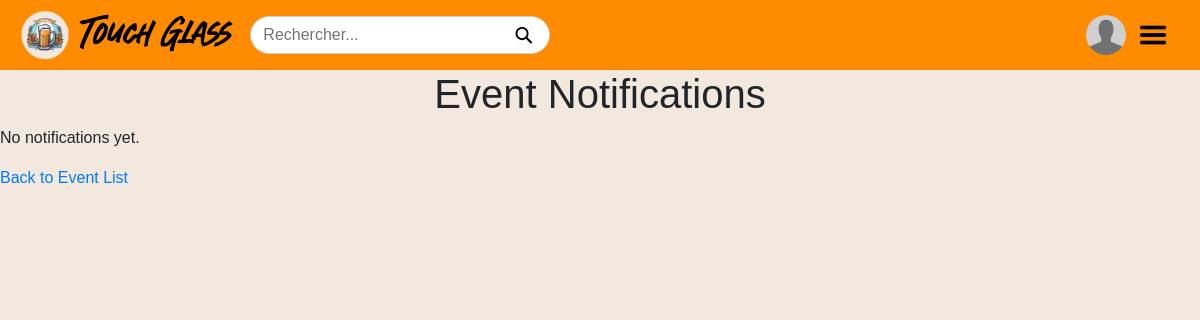
/notifications, run on an earlier commit of the app's database.
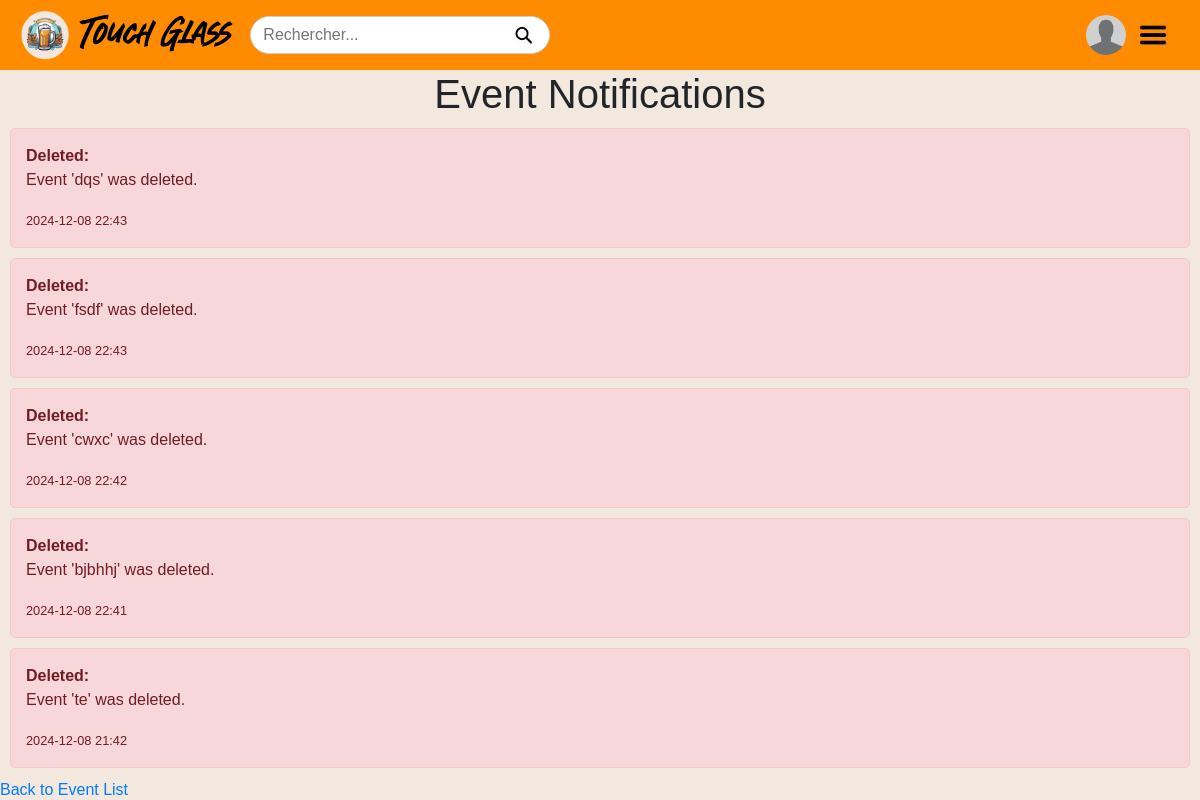
And on a later commit of the database.
### app/models/notification.py (models this page shows)
class Notification(db.Model):
    id = db.Column(db.Integer, primary_key=True)
    action = db.Column(
        db.String(50), nullable=False
    )  # Action (Created, Updated, Deleted)
    message = db.Column(db.Text, nullable=False)  # Details about the event change
    timestamp = db.Column(db.DateTime, default=datetime.now)  # Timestamp of the change
    event_id = db.Column(
        db.Integer, db.ForeignKey("event.event_id"), nullable=True
    )  # Link to the event
    event = db.relationship("Event", backref=db.backref("notifications", lazy=True))

### app/views.py (the view)
@register_views.route("/notifications")
def notifications():
    notifications = Notification.query.order_by(Notification.timestamp.desc()).all()
    return render_template("notifications.html", notifications=notifications)

### app/templates/notifications.html (shortened to what this page needs)
<!doctype html>
<html lang="en">
  <head>
  </head>
  <body>
    {% include "header.html" %}
    <h1>Event Notifications</h1>
    <div>
      {% if notifications %} {% for notification in notifications %}
      <div
        class="notification {% if notification.action == 'Created' %}success{% elif notification.action == 'Deleted' %}danger{% else %}info{% endif %}"
      >
        <strong>{{ notification.action }}:</strong>
        <p>{{ notification.message }}</p>
        <small>{{ notification.timestamp.strftime('%Y-%m-%d %H:%M') }}</small>
      </div>
      {% endfor %} {% else %}
      <p>No notifications yet.</p>
      {% endif %}
    </div>
    <a href="{{ url_for('views.event_calendar') }}">Back to Event List</a>
  </body>
</html>

What changed in the data, as far as the page shows it:
added Notification: action "Deleted", message "Event 'dqs' was deleted.", timestamp "2024-12-08 22:43"
added Notification: action "Deleted", message "Event 'fsdf' was deleted.", timestamp "2024-12-08 22:43"
added Notification: action "Deleted", message "Event 'cwxc' was deleted.", timestamp "2024-12-08 22:42"
added Notification: action "Deleted", message "Event 'bjbhhj' was deleted.", timestamp "2024-12-08 22:41"
added Notification: action "Deleted", message "Event 'te' was deleted.", timestamp "2024-12-08 21:42"
Also different on the page:
text no longer shown: "No notifications yet."
